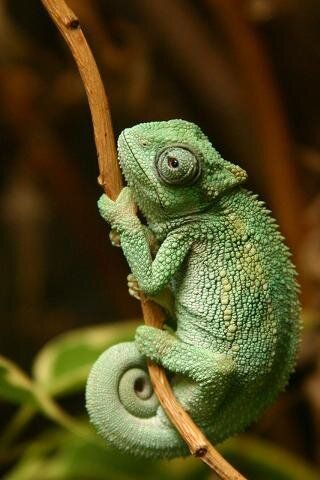
#> input picture ADA/Exercise/noise/cham.jpg, 320 x 480 px
$ jupyter execute test.ipynb
#> lines starting #> are read from the running program, lines starting #| are printed output that depends on the picture; long printed decimals are rounded
[cell 1]
import cv2
import matplotlib.pyplot as plt
import numpy as np
from skimage.util import random_noise

[cell 2]
# Load the image
image = cv2.imread('cham.jpg')
#> image is the input picture: shape (480, 320, 3); mean B, G, R 31.7, 72.2, 79.5

# convert to grayscale
image_gray = cv2.cvtColor(image, cv2.COLOR_BGR2GRAY)
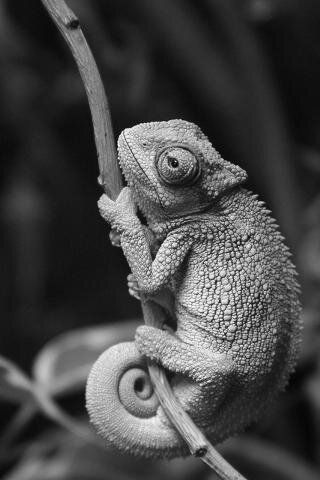
#> image_gray: shape (480, 320); min 1, max 253, mean 69.7

[cell 3]
image_gray=image_gray/255.0

[cell 4]
#add different types of noise
gaussian_noise = random_noise(image_gray, mode='gaussian', var=0.01)
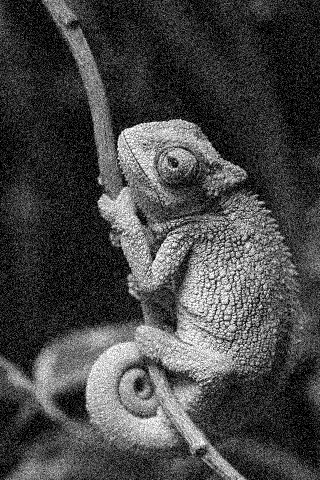
#> gaussian_noise: shape (480, 320) float64; min 0, max 1, mean 0.278
salt_pepper_noise = random_noise(image_gray, mode='s&p', amount=0.05)
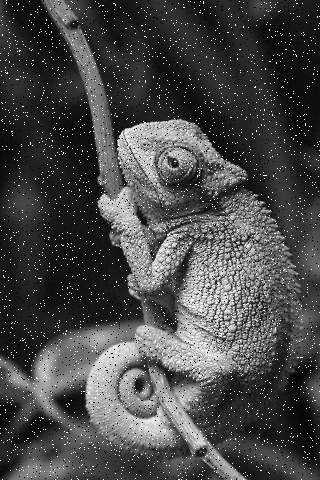
#> salt_pepper_noise: shape (480, 320) float64; min 0, max 1, mean 0.285
poisson_noise = random_noise(image_gray, mode='poisson')
speckle_noise = random_noise(image_gray, mode='speckle', var=0.01)

[cell 5]
#convert back to uint8 for display
def convert_to_uint8(image_gray):
    return (255 * np.clip(image_gray, 0, 1)).astype(np.uint8 )

[cell 6]
#display the images with oringinal and noisy images
plt.figure(figsize=(12, 8))
plt.subplot(2, 3, 1)
plt.imshow(convert_to_uint8(image_gray), cmap='gray')
plt.title('Original Image')
plt.axis('off')
plt.subplot(2, 3, 2)
plt.imshow(convert_to_uint8(gaussian_noise), cmap='gray')
plt.title('Gaussian Noise')
plt.axis('off')
plt.subplot(2, 3, 3)
plt.imshow(convert_to_uint8(salt_pepper_noise), cmap='gray')
plt.title('Salt and Pepper Noise')
plt.axis('off')
plt.subplot(2, 3, 4)
plt.imshow(convert_to_uint8(poisson_noise), cmap='gray')
plt.title('Poisson Noise')
plt.axis('off')
plt.subplot(2, 3, 5)
plt.imshow(convert_to_uint8(speckle_noise), cmap='gray')
plt.title('Speckle Noise')
plt.axis('off')
plt.tight_layout()
plt.show()
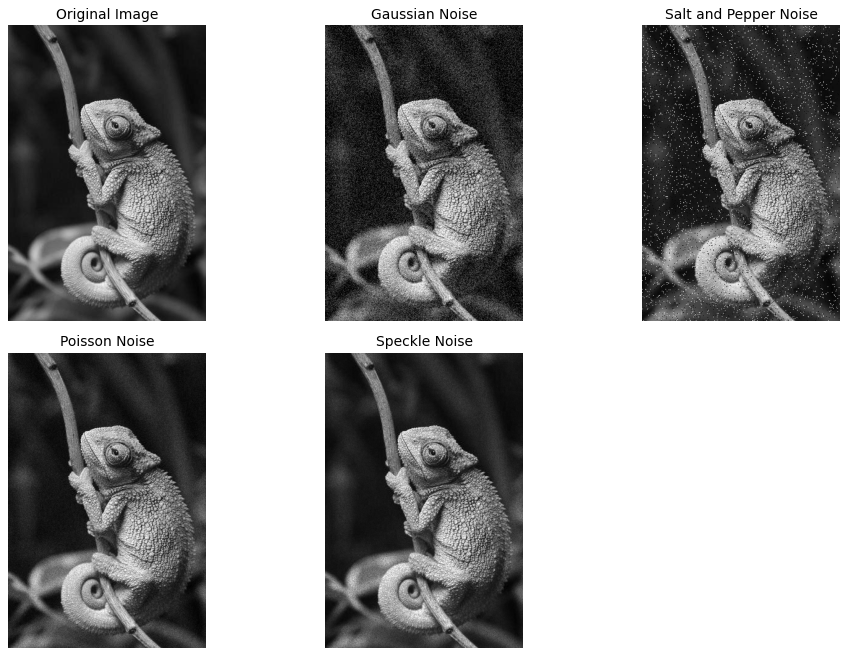
#> figure drawn by matplotlib, 5 panels

[cell 7]
# image1 = cv2.imread('images.jpeg')
# image_gray1 = cv2.cvtColor(image1, cv2.COLOR_BGR2GRAY)

[cell 8]
# [5 lines of commented-out code are left out]

[cell 9]
# [24 lines of commented-out code are left out]

[cell 10]
#remove the noise using median filter
def median_filter(gaussian_noise, kernel_size=3):
#> called with kernel_size = 3
    return cv2.medianBlur(convert_to_uint8(gaussian_noise), kernel_size)
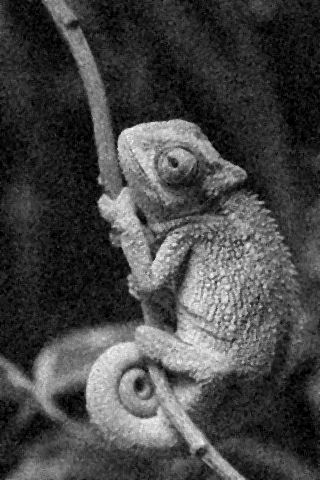
#> returned value: shape (480, 320); min 0, max 255, mean 69.1
def gaussian_filter(gaussian_noise, kernel_size=3, sigma=1):
#> called with kernel_size = 3, sigma = 1
    return cv2.GaussianBlur(convert_to_uint8(gaussian_noise), (kernel_size, kernel_size), sigma)
def bilateral_filter(gaussian_noise, d=9, sigma_color=75, sigma_space=75):
#> called with d = 9, sigma_color = 75, sigma_space = 75
    return cv2.bilateralFilter(convert_to_uint8(gaussian_noise), d, sigma_color, sigma_space)
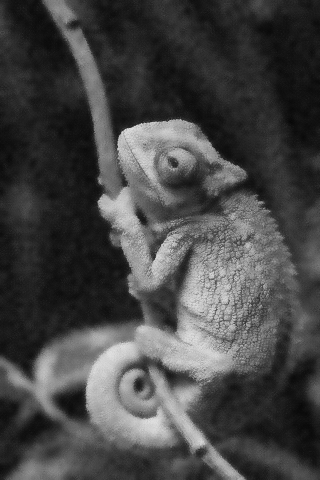
#> returned value: shape (480, 320); min 7, max 224, mean 70.1


# Apply filters
median_filtered = median_filter(gaussian_noise)
gaussian_filtered = gaussian_filter(gaussian_noise)
bilateral_filtered = bilateral_filter(gaussian_noise)
# Display the filtered images
plt.figure(figsize=(12, 8))
plt.subplot(2, 3, 1)
plt.imshow(convert_to_uint8(gaussian_noise), cmap='gray')
plt.title('Gaussian Noise')
plt.axis('off')
plt.subplot(2, 3, 2)
plt.imshow(median_filtered, cmap='gray')
plt.title('Median Filtered')
plt.axis('off')
plt.subplot(2, 3, 3)
plt.imshow(gaussian_filtered, cmap='gray')
plt.title('Gaussian Filtered')
plt.axis('off')
plt.subplot(2, 3, 4)
plt.imshow(bilateral_filtered, cmap='gray')
plt.title('Bilateral Filtered')
plt.axis('off')
plt.tight_layout()
plt.show()

[cell 11]
#image 1 and 2
from skimage import metrics
image1=image_gray
image2=gaussian_noise
image3=gaussian_filtered


mse=metrics.mean_squared_error(image1, image2)
#> mse = 0.0088
print(mse)
#| 0.008799

rmse=np.sqrt(mse)
#> rmse = 0.0938
print(rmse)
#| 0.0938


nrsme=metrics.normalized_root_mse(image1,image2)
#> nrsme = 0.266
print(nrsme)
#| 0.2664

psnr=metrics.peak_signal_noise_ratio(image1,image2)
#> psnr = 20.56
print(psnr)
#| 20.556


ssim=metrics.structural_similarity(image1,image2,data_range=image2.max() - image2.min())
#> ssim = 0.362
print(ssim)
#| 0.3616

signal_power=np.mean(image1 ** 2)
#> signal_power = 0.124
noise_power=np.mean((image1 - image2) ** 2)
#> noise_power = 0.0088
snr=10 * np.log10(signal_power / noise_power)
#> snr = 11.49
print(snr)
#| 11.490

[cell 12]
#image 1 amd 3
from skimage import metrics


mse=metrics.mean_squared_error(image1, image3)
#> mse = 7793.8
print(mse)
#| 7793.831

rmse=np.sqrt(mse)
#> rmse = 88.28
print(rmse)
#| 88.283


nrsme=metrics.normalized_root_mse(image1,image3)
#> nrsme = 250.7
print(nrsme)
#| 250.697

psnr=metrics.peak_signal_noise_ratio(image1,image3)
#> psnr = -38.92
print(psnr)
#| -38.918


ssim=metrics.structural_similarity(image1,image3,data_range=image3.max() - image3.min())
#> ssim = 0.00457
print(ssim)
#| 0.004574

signal_power=np.mean(image1 ** 2)
noise_power=np.mean((image1 - image3) ** 2)
#> noise_power = 7793.8
snr=10 * np.log10(signal_power / noise_power)
#> snr = -47.98
print(snr)
#| -47.983

[cell 13]
#image 2 and 3
from skimage import metrics


mse=metrics.mean_squared_error(image2, image3)
#> mse = 7792.7
print(mse)
#| 7792.720

rmse=np.sqrt(mse)
print(rmse)
#| 88.276


nrsme=metrics.normalized_root_mse(image2,image3)
#> nrsme = 241.6
print(nrsme)
#| 241.626

psnr=metrics.peak_signal_noise_ratio(image2,image3)
print(psnr)
#| -38.917


ssim=metrics.structural_similarity(image2,image3,data_range=image3.max() - image3.min())
#> ssim = 0.00478
print(ssim)
#| 0.004777

signal_power=np.mean(image2 ** 2)
#> signal_power = 0.133
noise_power=np.mean((image2 - image3) ** 2)
#> noise_power = 7792.7
snr=10 * np.log10(signal_power / noise_power)
#> snr = -47.66
print(snr)
#| -47.663

$ run again, with ADA/Exercise/noise/images.jpeg copied over ADA/Exercise/noise/cham.jpg
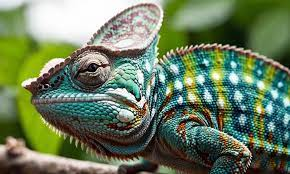
#> input picture ADA/Exercise/noise/images.jpeg, 290 x 174 px
#> image is the input picture: shape (174, 290, 3); mean B, G, R 94.5, 124.3, 106.9
#> `gaussian_noise = random_noise(image_gray, mode='gaussian', var=0.01)`:
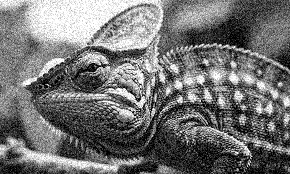
#> gaussian_noise: shape (174, 290) float64; min 0, max 1, mean 0.453
#> in bilateral_filter, `return cv2.bilateralFilter(convert_to_uint8(gaussian_noise), d, sigma_..`:
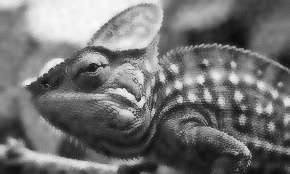
#> returned value: shape (174, 290); min 11, max 250, mean 114.9
#> `mse=metrics.mean_squared_error(image1, image2)`: mse = 0.00913
#| 0.009135
#> `rmse=np.sqrt(mse)`: rmse = 0.0956
#| 0.09557
#> `nrsme=metrics.normalized_root_mse(image1,image2)`: nrsme = 0.181
#| 0.1814
#> `psnr=metrics.peak_signal_noise_ratio(image1,image2)`: psnr = 20.39
#| 20.393
#> `ssim=metrics.structural_similarity(image1,image2,data_range=image2.max..`: ssim = 0.636
#| 0.6359
#> `signal_power=np.mean(image1 ** 2)`: signal_power = 0.278
#> `noise_power=np.mean((image1 - image2) ** 2)`: noise_power = 0.00913
#> `snr=10 * np.log10(signal_power / noise_power)`: snr = 14.83
#| 14.829
#> `mse=metrics.mean_squared_error(image1, image3)`: mse = 16989.6
#| 16989.607
#> `rmse=np.sqrt(mse)`: rmse = 130.3
#| 130.344
#> `nrsme=metrics.normalized_root_mse(image1,image3)`: nrsme = 247.3
#| 247.334
#> `psnr=metrics.peak_signal_noise_ratio(image1,image3)`: psnr = -42.3
#| -42.302
#> `ssim=metrics.structural_similarity(image1,image3,data_range=image3.max..`: ssim = 0.00179
#| 0.001792
#> `noise_power=np.mean((image1 - image3) ** 2)`: noise_power = 16989.6
#> `snr=10 * np.log10(signal_power / noise_power)`: snr = -47.87
#| -47.866
#| 16989.565
#| 130.344
#> `nrsme=metrics.normalized_root_mse(image2,image3)`: nrsme = 245.1
#| 245.109
#| -42.302
#> `ssim=metrics.structural_similarity(image2,image3,data_range=image3.max..`: ssim = 0.00182
#| 0.001822
#> `signal_power=np.mean(image2 ** 2)`: signal_power = 0.283
#> `snr=10 * np.log10(signal_power / noise_power)`: snr = -47.79
#| -47.787
